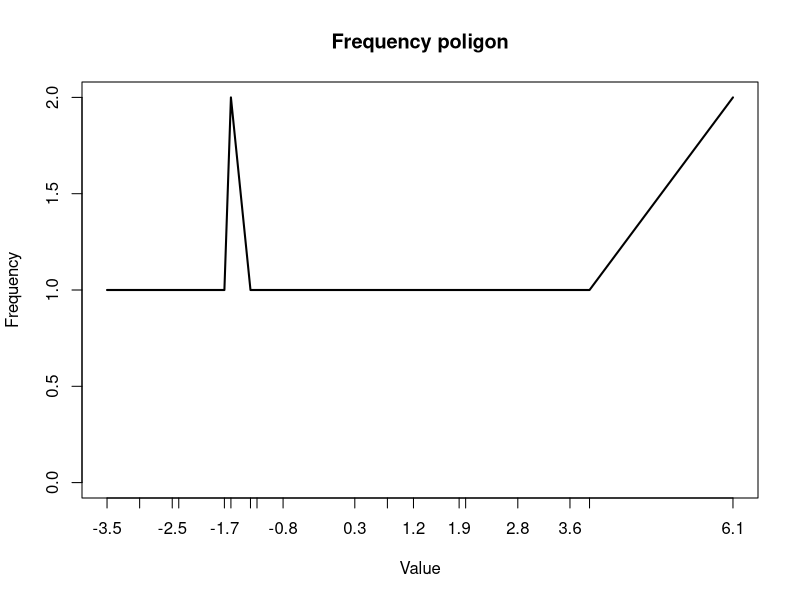
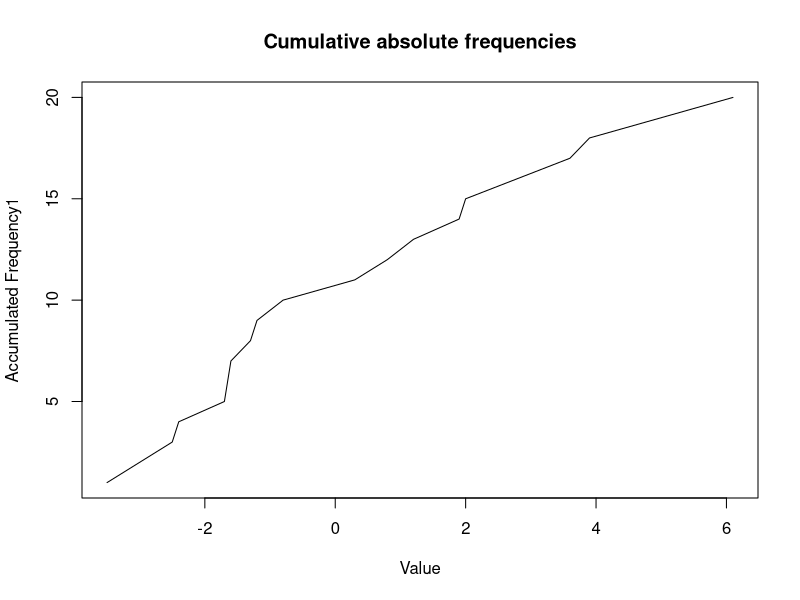
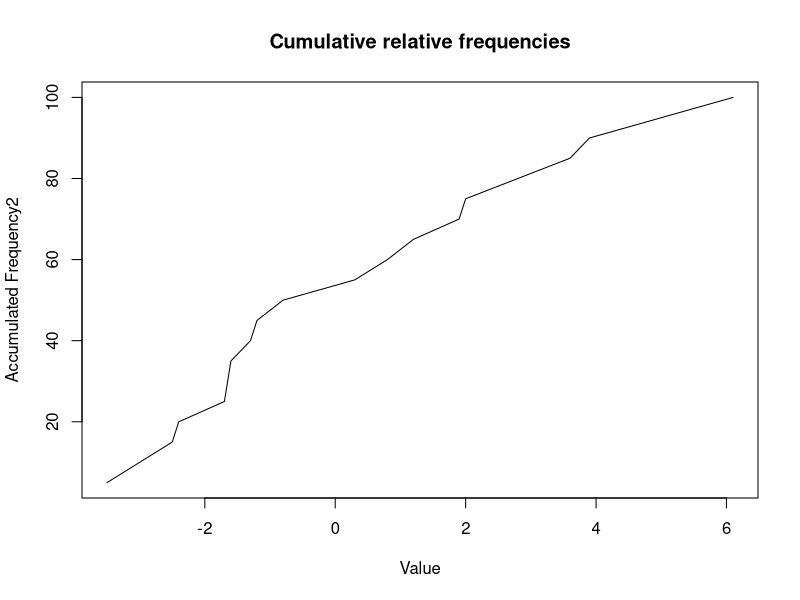

Recreate these plots in R, in order.
dat<-read.table(file="Data.txt", dec=".")
a<-table(dat)
f<-as.data.frame(a)

f[,3]<-100 * a / sum(a)
f[,4]<-cumsum(a)
f[,5]<-cumsum(f[,3])
colnames(f)<-c("Value","Frequency1","Frequency2","Accumulated frequency1","Accumulated frequency2")

plot(a, type="l",main="Frequency poligon",xlab="Value",ylab="Frequency")
d<-dat[,1]
v<-sort(d)
x<-unique(v)
y<-as.numeric(f[,4])
plot(x,y,type="l",xlab="Value",ylab="Accumulated Frequency1", main="Cumulative absolute frequencies")
y<-as.numeric(f[,5])
plot(x,y,type="l",xlab="Value",ylab="Accumulated Frequency2", main="Cumulative relative frequencies")